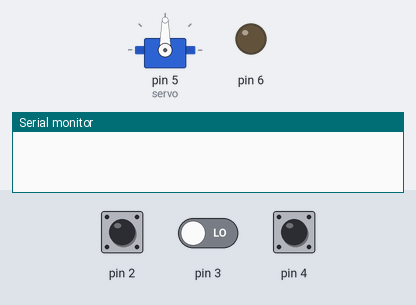
The sketch below on a simulated Arduino Uno, built with avr-gcc and run on an emulated ATmega328P. On the bench: servo, output pins drawn as LEDs (lit = HIGH), the last lines printed to the serial monitor. The test bench sets the inputs (shaded band); at power-on: pin 2 LOW, pin 4 LOW, pin 3 LOW.

Above: at 1.2 s.
1.3 s: pin 2 driven HIGH
At 1.8 s:
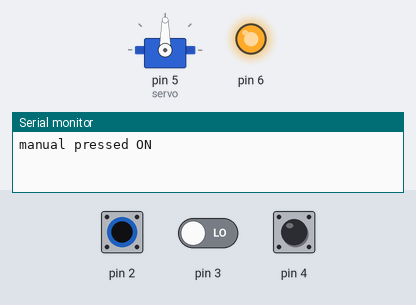
2.8 s: pin 4 driven HIGH
At 4.0 s:
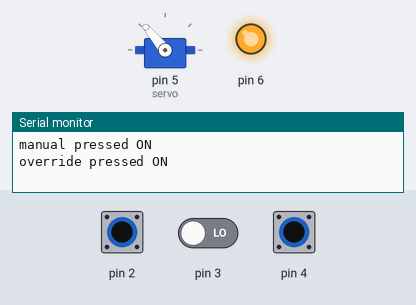
4.3 s: pin 2 pulsed LOW 5 times (0.12 s each, 0.3 s apart)
At 7.0 s:
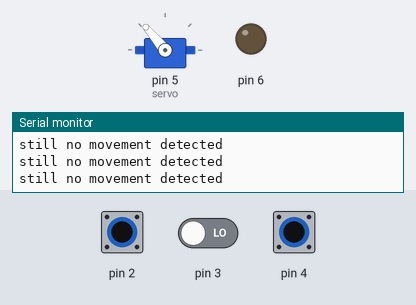
9.2 s: pin 4 pulsed LOW 2 times (0.12 s each, 0.3 s apart)
At 9.52 s:
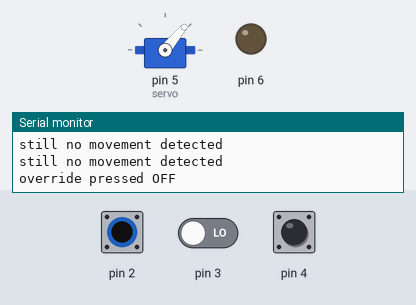
Timing chart, 0 to 12.2 s (numbered marks = the images above; inputs shaded):
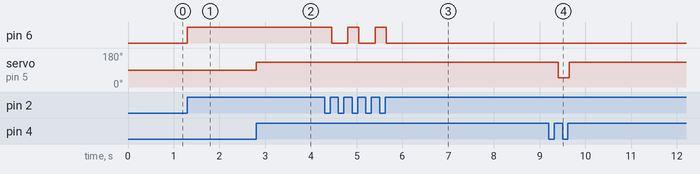

The sketch:

LightSwitch.ino
```cpp
#include <Servo.h>

Servo servo;
int isOn = LOW;

int On = 130;
int Off = 50;

bool overrideHeld = false;
bool manual = false;
bool manualHeld;

void setup() {
  // put your setup code here, to run once:
  Serial.begin(9600);

  pinMode(4, INPUT);
  pinMode(3, INPUT);
  pinMode(2, INPUT);

  pinMode(6, OUTPUT);

  servo.attach(5);
}

void loop() {
  // put your main code here, to run repeatedly:

  if (digitalRead(2) == HIGH && !manualHeld) {
    if (manual == true){
      manual = false;
      digitalWrite(6, LOW);
      Serial.println("manual pressed OFF");

      manualHeld = true;

      if (isOn == HIGH){
        autoShutOff();
      }
    }
    else {
      manual = true;
      digitalWrite(6, HIGH);
      Serial.println("manual pressed ON");
    }

    manualHeld = true;
  }
  else if (digitalRead(2) == LOW) {
    delay(50);
    manualHeld = false;
  }


  if (digitalRead(4) == HIGH && !overrideHeld && isOn == LOW) {
    Serial.println("override pressed ON");
    servo.write(On);
    isOn = HIGH;
    overrideHeld = true;

    if (!manual){
      autoShutOff();
    }
  }
  else if (digitalRead(4) == LOW){
    delay(50);
    overrideHeld = false;
  }

  if (!manual){
    if (digitalRead(3) == HIGH){
      Serial.println("movement detected");
      servo.write(On);
      isOn = HIGH;
      autoShutOff();
    }
  }

  if (digitalRead(4) == HIGH && !overrideHeld && isOn == HIGH){
    Serial.println("override pressed OFF");
    servo.write(Off);
    isOn = LOW;
    overrideHeld = true;
  }
}

void autoShutOff() {
  for (int i = 0; i < 600; i++){
    delay(100);
    if (digitalRead(3) == HIGH) {
      Serial.println("movement detected again");
      i = 0;
    }
    else {
      Serial.println("still no movement detected");
    }

    if (digitalRead(4) == HIGH && !overrideHeld) {
      Serial.println("override pressed OFF");
      servo.write(Off);
      isOn = LOW;
      overrideHeld = true;
      return;
    }
    else if (digitalRead(4) == LOW){
      delay(50);
      overrideHeld = false;
    }

    if (digitalRead(2) == HIGH && !manualHeld) {
      Serial.println("manual pressed ON");
      manual = true;
      digitalWrite(6, HIGH);
      manualHeld = true;
      return;
    }
    else if (digitalRead(2) == LOW){
      delay(50);
      manualHeld = false;
    }
  }

  Serial.println("no movement detected for a minute, shutting off");
  servo.write(Off);
  isOn = LOW;
}
```

Measured:
- after the input at 1.3 s, pin 6: LOW → HIGH at once
- after the input at 2.8 s, servo on pin 5 (servo): 90° → 130° at once
- after the input at 4.3 s, pin 6: alternates HIGH for 0.25 s and LOW for 0.35 s, 5 changes in all, then stays LOW, starting after 0.15 s
- after the input at 9.2 s, servo on pin 5 (servo): 130° → 50° after 0.21 s, → 130° 0.24 s later
